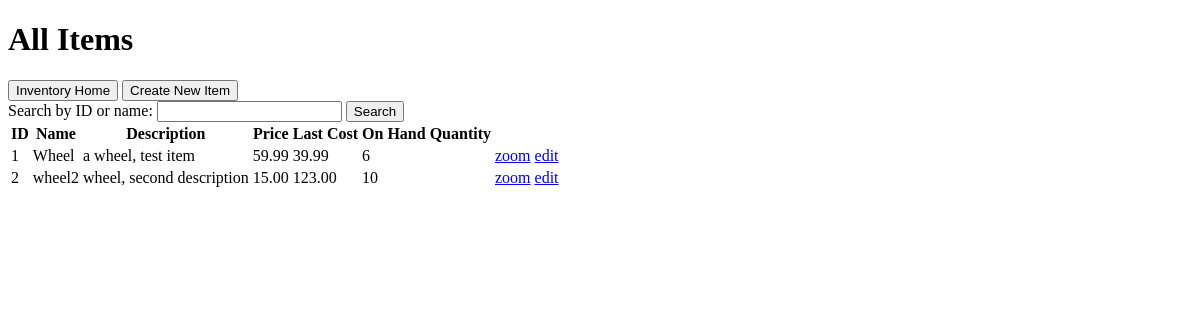
/inventory/items/, run on an earlier commit of the app's database.
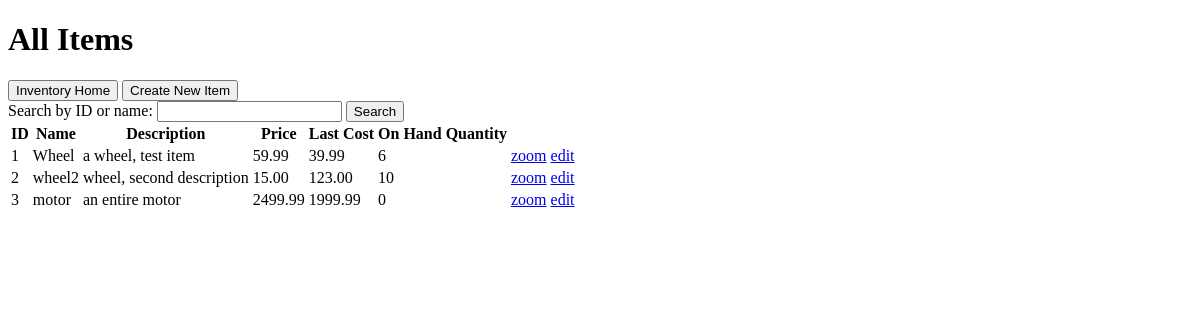
And on a later commit of the database.
### inventory/models.py (models this page shows, shortened)
class Item(models.Model):
    id = models.IntegerField(primary_key=True,auto_created=True)
    name = models.CharField(max_length=100)
    description = models.TextField()
    price = models.DecimalField(max_digits=10, decimal_places=2)
    last_cost = models.DecimalField(max_digits=10, decimal_places=2)

### inventory/views.py (the view)
# urls.py: path('inventory/items/', views.all_items, name="item_overview"),
def all_items(request):
    items = Item.objects.all()
    search = request.GET.get('search', '').strip()
    if search:
        item_filters = Q(name__icontains=search)
        if search.isdigit():
            item_filters |= Q(id=int(search))
        items = items.filter(item_filters)
    table = []
    for item in items:
        table.append({
            'item_id': item.id,
            'item_name': item.name,
            'item_description': item.description,
            'item_price': item.price,
            'item_last_cost': item.last_cost,
            'total_quantity': quantity_on_hand(item.id)
        })
    return render(request, 'inventory/all_items.html', {
        'table': table,
        'search': search,
    })

### inventory/utils.py (called while the page is built)
def quantity_on_hand(item_id):
    sum = 0
    entries = Inventory_Entry.objects.filter(item_id=item_id)
    for entry in entries:
        sum += entry.quantity_on_hand
    return sum

### inventory/templates/inventory/all_items.html (shortened to what this page needs)
<!DOCTYPE html>
<html lang="en">
<head>
</head>
<body>
	<h1>All Items</h1>
    <a href="/inventory/"><button type="button">Inventory Home</button></a>
    <a href="/inventory/items/add/"><button type="button">Create New Item</button></a>
    <form method="get">
        <label for="item-search">Search by ID or name:</label>
        <input id="item-search" type="search" name="search" value="{{ search }}">
        <button type="submit">Search</button>
    </form>
	<table>
		<tbody>
            <tr>
                <th>ID</th>
                <th>Name</th>
                <th>Description</th>
                <th>Price</th>
                <th>Last Cost</th>
                <th>On Hand Quantity</th>
            </tr>
                {% for entry in table %}
                    <tr>
                        <td>{{ entry.item_id }}</td>
                        <td>{{ entry.item_name }}</td>
                        <td>{{ entry.item_description }}</td>
                        <td>{{ entry.item_price }}</td>
                        <td>{{ entry.item_last_cost }}</td>
                        <td>{{ entry.total_quantity }}</td>
                        <td><a href="/inventory/items/zoom/{{ entry.item_id }}">zoom</a></td>
                        <td><a href="/inventory/items/edit/{{ entry.item_id }}">edit</a></td>
                    </tr>
                {% empty %}
                    <tr>
                        <td colspan="100%">No items found.</td>
                    </tr>
                {% endfor %}
		</tbody>
	</table>
</body>
</html>

What changed in the data, as far as the page shows it:
added Item: item_name "motor", item_description "an entire motor", item_price "2499.99", item_last_cost "1999.99"
Also different on the page:
new list line: "3 0 zoom edit"
